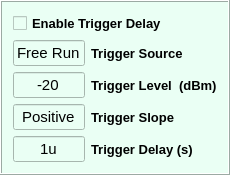
  <widget class="QFrame" name="frame_2">
   <property name="geometry">
    <rect>
     <x>826</x>
     <y>132</y>
     <width>230</width>
     <height>171</height>
    </rect>
   </property>
   <property name="styleSheet">
    <string notr="true">background-color: rgb(234, 255, 244);</string>
   </property>
   <property name="frameShape">
    <enum>QFrame::Box</enum>
   </property>
   <property name="frameShadow">
    <enum>QFrame::Raised</enum>
   </property>
   <layout class="QGridLayout" name="gridLayout_4">
    <item row="0" column="0">
     <layout class="QGridLayout" name="gridLayout_2">
      <item row="0" column="0" colspan="2">
       <widget class="QCheckBox" name="Enable_Trig_Delay">
        <property name="font">
         <font>
          <family>Arial</family>
          <pointsize>10</pointsize>
          <weight>75</weight>
          <bold>true</bold>
         </font>
        </property>
        <property name="layoutDirection">
         <enum>Qt::LeftToRight</enum>
        </property>
        <property name="text">
         <string>Enable Trigger Delay</string>
        </property>
       </widget>
      </item>
      <item row="1" column="0">
       <widget class="QLineEdit" name="lineEdit_Trig_Src">
        <property name="font">
         <font>
          <family>Arial</family>
          <pointsize>11</pointsize>
         </font>
        </property>
        <property name="text">
         <string>Free Run</string>
        </property>
        <property name="alignment">
         <set>Qt::AlignCenter</set>
        </property>
       </widget>
      </item>
      <item row="1" column="1">
       <widget class="QLabel" name="label_6">
        <property name="font">
         <font>
          <family>Arial</family>
          <pointsize>10</pointsize>
          <weight>75</weight>
          <bold>true</bold>
         </font>
        </property>
        <property name="text">
         <string>Trigger Source</string>
        </property>
       </widget>
      </item>
      <item row="2" column="0">
       <widget class="QLineEdit" name="lineEdit_Trig_Level">
        <property name="font">
         <font>
          <family>Arial</family>
          <pointsize>11</pointsize>
         </font>
        </property>
        <property name="text">
         <string>-20</string>
        </property>
        <property name="alignment">
         <set>Qt::AlignCenter</set>
        </property>
       </widget>
      </item>
      <item row="2" column="1">
       <widget class="QLabel" name="label_7">
        <property name="font">
         <font>
          <family>Arial</family>
          <pointsize>10</pointsize>
          <weight>75</weight>
          <bold>true</bold>
         </font>
        </property>
        <property name="text">
         <string>Trigger Level  (dBm)</string>
        </property>
       </widget>
      </item>
      <item row="3" column="0">
       <widget class="QLineEdit" name="lineEdit_Trig_Slope">
        <property name="font">
         <font>
          <family>Arial</family>
          <pointsize>11</pointsize>
         </font>
        </property>
        <property name="text">
         <string>Positive</string>
        </property>
        <property name="alignment">
         <set>Qt::AlignCenter</set>
        </property>
       </widget>
      </item>
      <item row="3" column="1">
       <widget class="QLabel" name="label_8">
        <property name="font">
         <font>
          <family>Arial</family>
          <pointsize>10</pointsize>
          <weight>75</weight>
          <bold>true</bold>
         </font>
        </property>
        <property name="text">
         <string>Trigger Slope</string>
        </property>
       </widget>
      </item>
      <item row="4" column="0">
       <widget class="QLineEdit" name="lineEdit_Trig_Delay">
        <property name="font">
         <font>
          <family>Arial</family>
          <pointsize>11</pointsize>
         </font>
        </property>
        <property name="text">
         <string>1u</string>
        </property>
        <property name="alignment">
         <set>Qt::AlignCenter</set>
        </property>
       </widget>
      </item>
      <item row="4" column="1">
       <widget class="QLabel" name="label_9">
        <property name="font">
         <font>
          <family>Arial</family>
          <pointsize>10</pointsize>
          <weight>75</weight>
          <bold>true</bold>
         </font>
        </property>
        <property name="text">
         <string>Trigger Delay (s)</string>
        </property>
       </widget>
      </item>
     </layout>
    </item>
   </layout>
  </widget>
